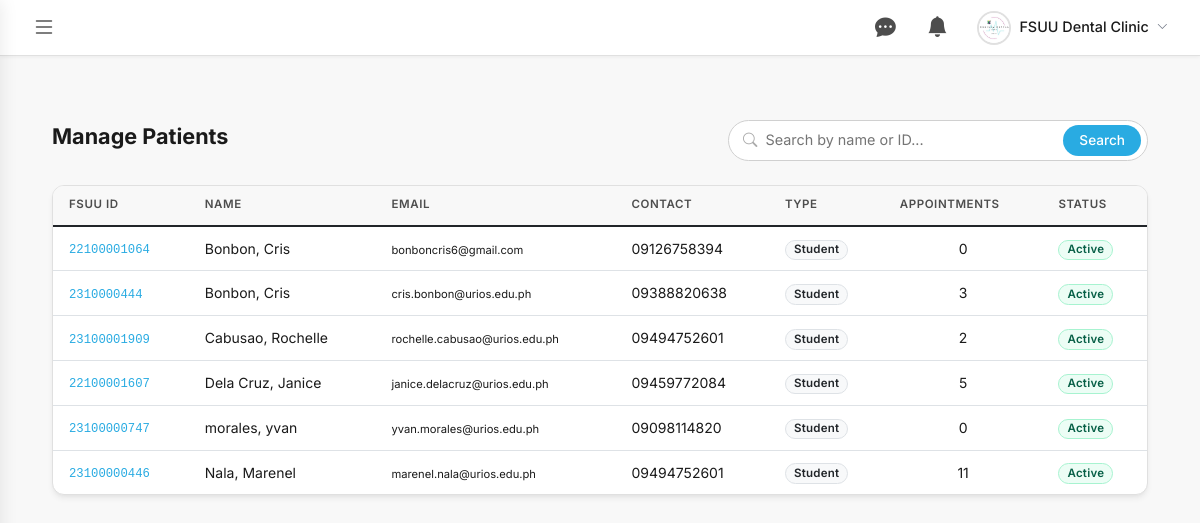
Page /admin/patients.php (signed in) on the committed database.
### tables this page shows
CREATE TABLE `users` (
  `user_id` int(11) NOT NULL,
  `fsuu_id` varchar(50) DEFAULT NULL,
  `first_name` varchar(100) NOT NULL,
  `last_name` varchar(100) NOT NULL,
  `email` varchar(191) NOT NULL,
  `password` varchar(255) DEFAULT NULL,
  `contact_number` varchar(20) DEFAULT NULL,
  `program` varchar(20) DEFAULT NULL,
  `verification_code` varchar(10) DEFAULT NULL,
  `is_verified` tinyint(1) DEFAULT 0,
  `role` enum('student','staff','dentist','admin') NOT NULL DEFAULT 'student',
  `is_active` tinyint(1) NOT NULL DEFAULT 1,
  `profile_picture` varchar(255) DEFAULT NULL,
  `created_at` datetime NOT NULL DEFAULT current_timestamp()
);

### admin/patients.php (the view, shortened to what this page needs)
<?php
$db = getDB();
$search = $_GET['search'] ?? '';
$search_query = "";
$query = "
    SELECT u.user_id, u.fsuu_id, u.first_name, u.last_name, u.email, u.contact_number, u.role, u.is_active,
           (SELECT COUNT(*) FROM appointments WHERE user_id = u.user_id) as appointment_count
    FROM users u
    WHERE u.role IN ('student', 'staff') $search_query
    ORDER BY u.last_name ASC
";
$result = $db->query($query);
?>
<!DOCTYPE html>
<html lang="en">
<head>
    <link href="https://cdn.jsdelivr.net/npm/bootstrap@5.1.3/dist/css/bootstrap.min.css" rel="stylesheet">
    <link rel="stylesheet" href="https://cdn.jsdelivr.net/npm/bootstrap-icons@1.8.1/font/bootstrap-icons.css">
    <link href="../assets/css/style.css" rel="stylesheet">
    <link href="../assets/css/admin-dashboard.css" rel="stylesheet">
    <link href="../assets/css/admin-patients.css" rel="stylesheet">
</head>
<body>
    <div class="dashboard-wrapper">
        <div class="main-content">
            <?php include '../includes/admin-topbar.php'; ?>
            <div class="container-fluid my-4">
                <div class="d-flex justify-content-between align-items-center mb-4">
                    <h2>Manage Patients</h2>
                    <form class="patient-search-form" action="" method="GET">
                        <div class="search-bar-wrap">
                            <i class="bi bi-search search-icon"></i>
                            <input type="text" name="search" class="search-input" placeholder="Search by name or ID..." value="<?php echo htmlspecialchars($search); ?>">
                            <button type="submit" class="search-btn">Search</button>
                        </div>
                    </form>
                </div>
                <div class="card">
                    <div class="card-body p-0">
                        <div class="table-responsive">
                            <table class="table table-hover mb-0">
                                <thead class="table-light">
                                    <tr>
                                         <th>FSUU ID</th>
                                        <th>Name</th>
                                        <th>Email</th>
                                        <th>Contact</th>
                                        <th>Type</th>
                                        <th>Appointments</th>
                                        <th>Status</th>
                                    </tr>
                                </thead>
                                <tbody>
                                    <?php if($result->num_rows > 0): ?>
                                        <?php while($patient = $result->fetch_assoc()): ?>
                                        <tr class="clickable-row" style="cursor:pointer;" onclick="window.location='patient-profile.php?id=<?php echo $patient['user_id']; ?>'">
                                            <td><code><?php echo htmlspecialchars($patient['fsuu_id']); ?></code></td>
                                            <td><?php echo htmlspecialchars($patient['last_name'] . ', ' . $patient['first_name']); ?></td>
                                            <td><small><?php echo htmlspecialchars($patient['email']); ?></small></td>
                                            <td><?php echo htmlspecialchars($patient['contact_number'] ?: 'N/A'); ?></td>
                                            <td>
                                                <span class="badge bg-light text-dark border">
                                                    <?php echo ucfirst($patient['role']); ?>
                                                </span>
                                            </td>
                                            <td class="text-center"><?php echo $patient['appointment_count']; ?></td>
                                            <td>
                                                <?php if($patient['is_active']): ?>
                                                    <span class="badge bg-success">Active</span>
                                                <?php else: ?>
                                                    <span class="badge bg-danger">Inactive</span>
                                                <?php endif; ?>
                                            </td>
                                        </tr>
                                        <?php endwhile; ?>
                                    <?php else: ?>
                                        <tr>
                                            <td colspan="7" class="text-center py-5 text-muted">No patients found.</td>
                                        </tr>
                                    <?php endif; ?>
                                </tbody>
                            </table>
                        </div>
                    </div>
                </div>
            </div>
        </div>
    </div>
</body>
</html>

### assets/css/style.css (style rules this page uses)
:root { --primary-color: #29ABE2; --primary-color-hover: #1C9DD6; --secondary-bg: #F8F8F8; --primary-text: #1A1A1A; --accent-color: #E0F4FB; --bg-white: #FFFFFF; --text-light: #4D4D4D; --text-muted: #4D4D4D; --border-color: #E0E0E0; --sidebar-dark: #1A1A1A; --sidebar-text: #4D4D4D; --sidebar-active: #29ABE2; --teal: #29ABE2; --teal-hover: #1C9DD6; --teal-light: #E0F4FB; --card-shadow: 0 4px 6px -1px rgb(0 0 0 / 0.07), 0 2px 4px -2px rgb(0 0 0 / 0.05); --card-shadow-hover: 0 10px 15px -3px rgb(0 0 0 / 0.08), 0 4px 6px -4px rgb(0 0 0 / 0.05); --fs-xs: 0.7rem; --fs-sm: 0.8rem; --fs-base: 0.875rem; --fs-md: 0.95rem; --fs-lg: 1.1rem; --fs-xl: 1.35rem; --fs-2xl: 1.6rem; --fw-normal: 400; --fw-medium: 500; --fw-semi: 600; --fw-bold: 700; }
*, *::before, *::after { box-sizing: border-box; }
body { font-family: 'Inter', system-ui, -apple-system, sans-serif; font-size: var(--fs-base); background-color: #F8F8F8; color: var(--primary-text); line-height: 1.55; -webkit-font-smoothing: antialiased; }
h1, h2, h3, h4, h5, h6 { font-family: 'Inter', system-ui, sans-serif; line-height: 1.25; color: var(--primary-text); margin-top: 0; }
h2 { font-size: var(--fs-xl); font-weight: var(--fw-bold); }
.badge { font-size: 0.72rem; font-weight: var(--fw-semi); padding: 0.3em 0.7em; border-radius: 9999px; letter-spacing: 0.02em; }
.table thead th { background-color: #F8F8F8; color: var(--text-light); font-weight: var(--fw-semi); font-size: 0.72rem; text-transform: uppercase; letter-spacing: 0.05em; border-bottom: 1px solid var(--border-color); padding: 0.65rem 1rem; white-space: nowrap; }
.table tbody td { font-size: var(--fs-base); color: var(--primary-text); vertical-align: middle; padding: 0.65rem 1rem; }
.table tbody tr:last-child td { border-bottom: none; }
small, .small { font-size: var(--fs-xs); }
.card { border: 1px solid var(--border-color); border-radius: 12px; box-shadow: var(--card-shadow); transition: all 0.3s cubic-bezier(0.4, 0, 0.2, 1); background-color: var(--bg-white); overflow: hidden; }
.bg-success { background-color: #ecfdf5 !important; color: #065f46 !important; border: 1px solid #a7f3d0; }

### assets/css/admin-dashboard.css (style rules this page uses)
body { background-color: var(--bg-white); margin: 0; overflow-x: hidden; color: var(--primary-text); }
.dashboard-wrapper { display: flex; min-height: 100vh; }
.main-content { flex-grow: 1; margin-left: 0; padding: 2.5rem; width: 100%; background-color: #F8F8F8; }
.table th { background-color: #F8F8F8; color: var(--text-light); font-weight: 600; text-transform: uppercase; font-size: 0.72rem; letter-spacing: 0.05em; padding: 0.65rem 1rem; }
.table td { padding: 0.65rem 1rem; vertical-align: middle; font-size: 0.875rem; }
.main-content { padding-top: calc(2.5rem + 56px) !important; }

### assets/css/admin-patients.css (style rules this page uses)
.patient-search-form { max-width: 420px; width: 100%; }
.search-bar-wrap { display: flex; align-items: center; background: #fff; border: 1.5px solid #d0d0d0; border-radius: 50px; padding: 4px 6px 4px 14px; gap: 6px; transition: border-color 0.2s; }
.search-icon { color: #aaa; font-size: 0.9rem; flex-shrink: 0; }
.search-input { flex: 1; border: none; outline: none; background: transparent; font-size: 0.9rem; color: #333; min-width: 0; }
.search-btn { background: #29ABE2; color: #fff; border: none; border-radius: 50px; padding: 5px 16px; font-size: 0.85rem; font-weight: 500; cursor: pointer; transition: background 0.15s; flex-shrink: 0; }
td code { color: #29ABE2; }

### rows in the picture
users: fsuu "22100001064", last_name+first_name "Bonbon, Cris", email "bonboncris6@gmail.com", contact_number "09126758394", role "Student", appointment_count "0", is_active "Active"
users: fsuu "2310000444", last_name+first_name "Bonbon, Cris", email "cris.bonbon@urios.edu.ph", contact_number "09388820638", role "Student", appointment_count "3", is_active "Active"
users: fsuu "23100001909", last_name+first_name "Cabusao, Rochelle", email "rochelle.cabusao@urios.edu.ph", contact_number "09494752601", role "Student", appointment_count "2", is_active "Active"
users: fsuu "22100001607", last_name+first_name "Dela Cruz, Janice", email "janice.delacruz@urios.edu.ph", contact_number "09459772084", role "Student", appointment_count "5", is_active "Active"
users: fsuu "23100000747", last_name+first_name "morales, yvan", email "yvan.morales@urios.edu.ph", contact_number "09098114820", role "Student", appointment_count "0", is_active "Active"
users: fsuu "23100000446", last_name+first_name "Nala, Marenel", email "marenel.nala@urios.edu.ph", contact_number "09494752601", role "Student", appointment_count "11", is_active "Active"

### other values in the picture
$adminFullName "FSUU Dental Clinic"
